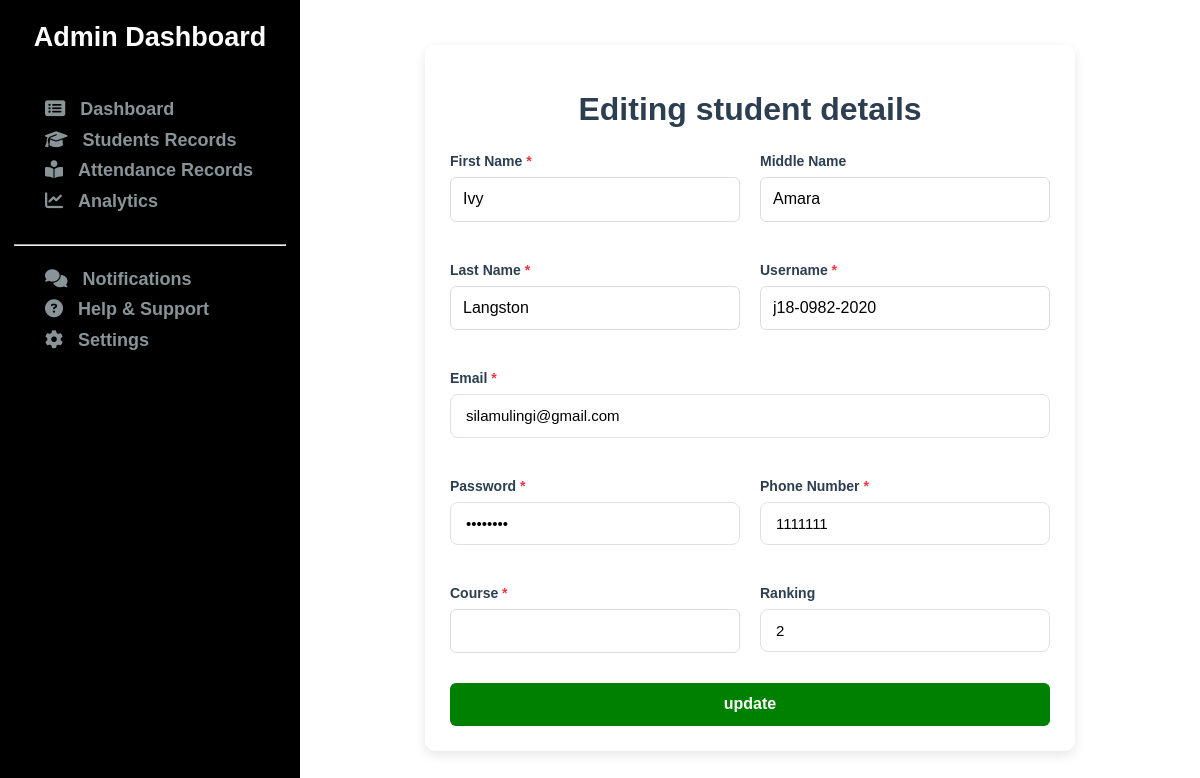
The page /customAdmin/update/j18-0982-2020/ on the database its author committed.
### coreApp/models.py (models this page shows, shortened)
class StudentProfile(models.Model):
    first_name = models.CharField(max_length=256)  # null=False is default for CharField
    last_name = models.CharField(max_length=256)
    username = models.CharField(max_length=256, unique=True)
    course = models.CharField(max_length=200)
    phone = models.BigIntegerField(unique=True)
    email = models.EmailField(unique=False)
    password = models.CharField(max_length=256)
    middle_name = models.CharField(
        max_length=256,
        blank=True,  # Allows empty string in forms
        null=True,    # Allows NULL in database
        default=''    # Default value when not provided
    )
    ranking = models.CharField(max_length=256, blank=True, default='')
    image = models.ImageField(upload_to='student_photos', blank=True, null=True)

### coreApp/views.py (the view, shortened to what this page needs)
# urls.py: path('customAdmin/update/<str:username>/', views.update, name='update'),
def update(request, username):
    updateStudent = get_object_or_404(StudentProfile, username=username)
    context = {}
    context['updateStudent'] = updateStudent
    return render(request, 'admin/updateStudent.html', context)

### templates/admin/updateStudent.html (shortened to what this page needs)
{% extends 'admin/adminBase.html' %}
{% load static %}
{% block css %}
    <link rel="stylesheet" href="{% static 'css/admin/update.css' %}">
{% endblock css %}
{% block content %}
    <div class= "updateRecords">
        <div class="updateStudent form-container">
            <h1>Editing student details</h1>
            <form id="studentForm">
                {% if updateStudent %}
                <div class="form-grid">
                    <div class="form-group">
                        <label for="firstName" class="required">First Name</label>
                        <input type="text" id="firstName" name="first_name" value="{{updateStudent.first_name}}" required>
                    </div>
                    <div class="form-group">
                        <label for="middleName">Middle Name</label>
                        <input type="text" id="middleName" name="middle_name" value="{{updateStudent.middle_name}}">
                    </div>
                    <div class="form-group">
                        <label for="lastName" class="required">Last Name</label>
                        <input type="text" id="lastName" name="last_name" value="{{updateStudent.last_name}}" required>
                    </div>
                    <div class="form-group">
                        <label for="username" class="required">Username</label>
                        <input type="text" id="username" name="username" value="{{updateStudent.username}}" required>
                    </div>
                    <div class="form-group full-width">
                        <label for="email" class="required">Email</label>
                        <input type="email" id="email" name="email" value="{{updateStudent.email}}" required>
                    </div>
                    <div class="form-group">
                        <label for="password" class="required">Password</label>
                        <input type="password" id="password" name="password" value="{{updateStudent.password}}" required>
                    </div>
                    <div class="form-group">
                        <label for="phone" class="required">Phone Number</label>
                        <input type="tel" id="phone" name="phone" value="{{updateStudent.phone}}" required>
                    </div>
                    <div class="form-group">
                        <label for="course" class="required">Course</label>
                        <input type="text" name="course">
                    </div>
                    <div class="form-group">
                        <label for="ranking">Ranking</label>
                        <input type="number" id="ranking" name="ranking" value="{{updateStudent.ranking}}" min="1">
                    </div>
                </div>
                {% endif %}
                <button type="submit">update</button>
            </form>
        </div>
    </div>
{% endblock %}

### static/css/admin/admin.css (style rules this page uses)
html { line-height: 1.15; -webkit-text-size-adjust: 100%; }
body { margin: 0; font-family: Arial, sans-serif; }
h1 { font-size: 2em; margin: 0.67em 0; }
button, input, optgroup, select, textarea { font-family: inherit; font-size: 100%; line-height: 1.15; margin: 0; }
button, input { overflow: visible; }
button, select { text-transform: none; }
button, [type="button"], [type="reset"], [type="submit"] { -webkit-appearance: button; }

### static/css/admin/update.css (style rules this page uses)
:root { --primary: #4361ee; --primary-hover: #3a56d4; --text: #2b2d42; --light-gray: #f8f9fa; --border: #dee2e6; }
.updateRecords { width: 85%; box-shadow: 0 0 1px 3px rgb(90, 88, 88); padding: 15px; margin-left: 300px; margin-top: 0; }
.updateRecords .form-container { max-width: 600px; margin: 30px auto; background: white; padding: 25px; border-radius: 10px; box-shadow: 0 4px 12px rgba(0, 0, 0, 0.1); }
.updateRecords .form-container h1 { text-align: center; color: #2c3e50; margin-bottom: 25px; }
.updateRecords .form-container .form-group { margin-bottom: 20px; }
.updateRecords .form-container label { display: block; margin-bottom: 8px; font-weight: 600; color: #2c3e50; }
.updateRecords .form-container input[type="text"], .updateRecords .form-container input[type="datetime-local"], .updateRecords .form-container textarea, .updateRecords .form-container select { width: 100%; padding: 12px; border: 1px solid #ddd; border-radius: 6px; font-size: 16px; transition: border 0.3s; box-sizing: border-box; }
.updateRecords .form-container button { background-color: green; color: white; border: none; padding: 12px 20px; border-radius: 6px; cursor: pointer; font-size: 16px; font-weight: 600; width: 100%; transition: background-color 0.3s; }
.form-container { max-width: 700px; margin: 30px auto; background: white; padding: 30px; border-radius: 12px; box-shadow: 0 6px 18px rgba(0, 0, 0, 0.08); }
h1 { text-align: center; color: var(--primary); margin-bottom: 30px; font-weight: 700; }
.form-grid { display: grid; grid-template-columns: repeat(2, 1fr); gap: 20px; }
.form-group { margin-bottom: 20px; }
.full-width { grid-column: span 2; }
label { display: block; margin-bottom: 8px; font-weight: 600; font-size: 14px; color: var(--text); }
input[type="text"], input[type="email"], input[type="tel"], input[type="password"], input[type="number"], input[type="file"], select { width: 100%; padding: 12px 15px; border: 1px solid var(--border); border-radius: 8px; font-size: 15px; transition: all 0.3s; box-sizing: border-box; background-color: white; }
button { background-color: var(--primary); color: white; border: none; padding: 14px 20px; border-radius: 8px; cursor: pointer; font-size: 16px; font-weight: 600; width: 100%; transition: background-color 0.3s; margin-top: 10px; }
.required::after { content: " *"; color: #e63946; }

### rows shown on the page
StudentProfile: first_name "Ivy", middle_name "Amara", last_name "Langston", username "j18-0982-2020", email "silamulingi@gmail.com", phone "1111111", ranking "2"
